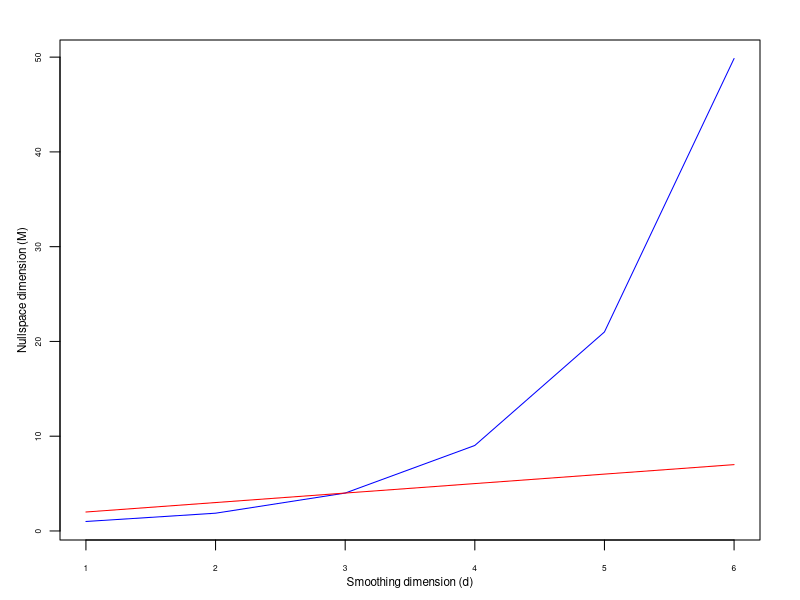

R code for this plot:
# figure to demonstrate how big the nullspace is in tprs
# compared to using Duchon splines

# for dimension 1 to 100...
d<-1:6

# first tprs
# resitriction that 2m>d+1 => m= (d-1)/2 +1 as a minimum
m<-(d-1)/2+1
tprs.nullspace<-choose(m+d-1,d)

# now for Duchon, m=2, use s to make up the gap
duchon.nullspace<-choose(2+d-1,d)

mmin<-min(c(tprs.nullspace,duchon.nullspace))
mmax<-max(c(tprs.nullspace,duchon.nullspace))

pdf(file="nullspace-dim.pdf",width=3,height=5)


par(mgp=c(1.5,0.75,0),mar=c(3,3,2,2),cex.axis=0.5,cex.lab=0.7)

plot(x=d,y=seq(mmin,mmax,len=length(d)),type="n",xlab="Smoothing dimension (d)",ylab="Nullspace dimension (M)")
lines(x=d,y=tprs.nullspace,col="blue")
lines(x=d,y=duchon.nullspace,col="red")


dev.off()
